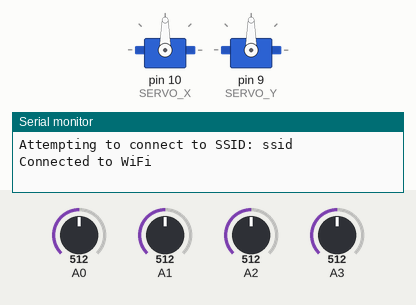
Bench run of a sketch on a simulated Arduino Mega 2560, built with avr-gcc and run on an emulated ATmega2560. Parts: 2 × servo, the last lines printed to the serial monitor. Inputs (shaded band) come from the test bench; at power-on: A0 = 512, A1 = 512, A2 = 512, A3 = 512. WiFi joins after 1.5 s; servers stay silent unless stated.

Above: at 12.7 s.
12.8 s: A0 set to 306
At 14.65 s:
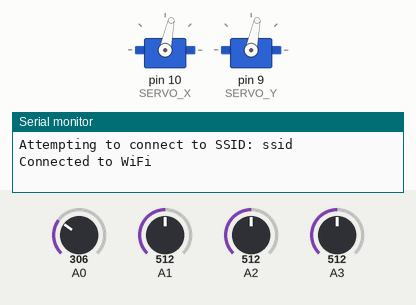
15.8 s: A1 set to 716
At 17.05 s:
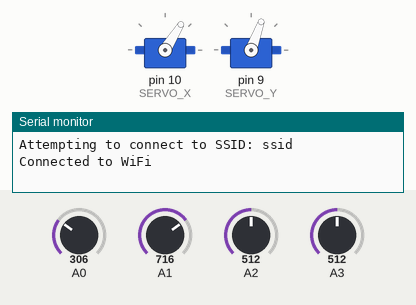
18.8 s: A2 set to 716
At 19.15 s:
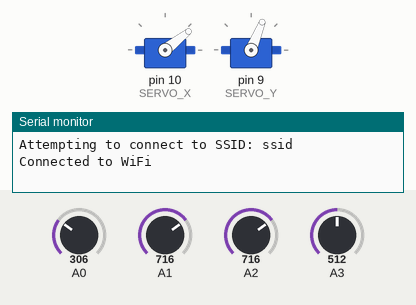
21.8 s: A3 set to 992
24.8 s: A0 set to 992
At 24.8 s:
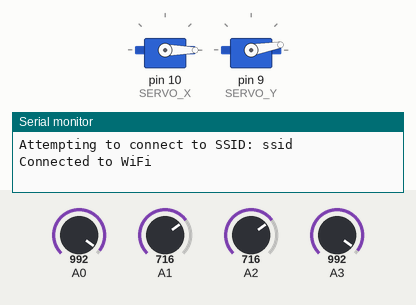
26.3 s: A1 set to 306
At 30.35 s:
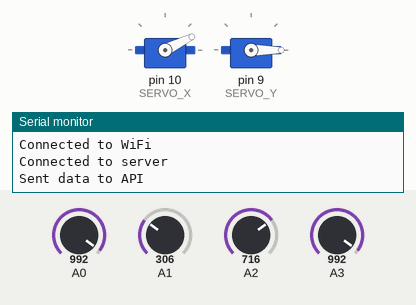
Timing chart, 0 to 34.1 s (numbered marks = the images above; inputs shaded):
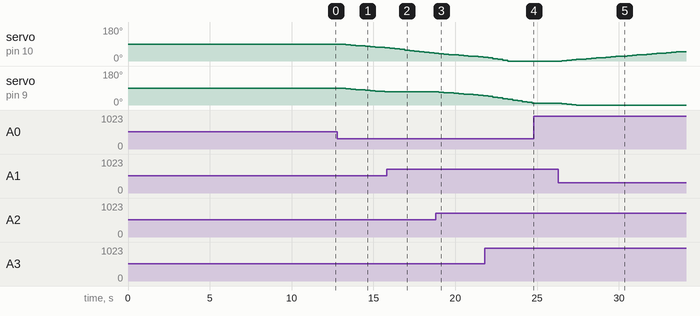

The sketch:

robotkod2.ino
```cpp
#include <Servo.h>

#include <SoftwareSerial.h>
#include "WiFiEsp.h"

SoftwareSerial Serial1(6, 7);

char ssid[] = "ssid";
char pass[] = "lösenord";
int status = WL_IDLE_STATUS;

String apiEndpoint = "/save";
String apiHost = "172.20.10.4";
int apiPort = 5000;

#define SERVO_X 10
#define SERVO_Y 9

Servo xServo;
Servo yServo;

int threshold = 10;

void setup() {
  Serial.begin(115200);
  Serial1.begin(9600);

  WiFi.init(&Serial1);

  while (status != WL_CONNECTED) {
    Serial.print("Attempting to connect to SSID: ");
    Serial.println(ssid);
    status = WiFi.begin(ssid, pass);
    delay(10000);
  }

  Serial.println("Connected to WiFi");

  xServo.attach(SERVO_X);
  yServo.attach(SERVO_Y);
}


WiFiEspClient connectToAPIServer() {
  WiFiEspClient client;

  client.connect(apiHost.c_str(), apiPort);
  Serial.println("Connected to server");

  return client;
}

void makePostRequest(float voltage, float current, WiFiEspClient &client) {
    String postData = "{\"voltage\":" + String(voltage, 2) + ",\"current\":" + String(current, 2) + "}";
    String postRequest = "POST " + apiEndpoint + " HTTP/1.1\r\n";
    postRequest += "Host: " + apiHost + "\r\n";
    postRequest += "Content-Type: application/json\r\n";
    postRequest += "Content-Length: " + String(postData.length()) + "\r\n";
    postRequest += "\r\n";
    postRequest += postData;

    // Send the POST request
    client.print(postRequest);
    Serial.println("Sent data to API");

    client.stop();
}


void printLDR(int pin) {
  float volt = analogRead(pin);
  Serial.println(volt);
}

float getSolarPanelVoltage() {
  int voltageReading = analogRead(4);
  float voltageDivider = (1000 + 1000) / 1000;
  float realVoltage = (voltageReading / 1024.0) * 5.0 * voltageDivider;
  return realVoltage;
}

void followLight() {
  int ldrTopRight = analogRead(0);
  int ldrTopLeft = analogRead(1);
  int ldrBotRight = analogRead(2);
  int ldrBotLeft = analogRead(3);

  int diffInY = (ldrTopRight + ldrTopLeft) - (ldrBotRight + ldrBotLeft);
  int diffInX = (ldrTopRight + ldrBotRight) - (ldrTopLeft + ldrBotLeft);

  if (abs(diffInX) >= threshold) {
    int newXPosition = xServo.read() + map(diffInX, -1023, 1023, -5, 5);
    newXPosition = constrain(newXPosition, 0, 180);
    xServo.write(newXPosition);
  }

  if (abs(diffInY) >= threshold) {
    int newYPosition = yServo.read() + map(diffInY, -1023, 1023, -5, 5);
    newYPosition = constrain(newYPosition, 0, 180);
    yServo.write(newYPosition);
  }
}


void printWifiStatus() {
  Serial.print("SSID: ");
  Serial.println(WiFi.SSID());
  IPAddress ip = WiFi.localIP();
  Serial.print("IP Address: ");
  Serial.println(ip);
}

float readCurrent(float voltage) {
  int sensorValue = analogRead(A5);  // Read the raw ADC value from the ACS712
  float current = abs(voltage - (5.0 / 2.0)) / 0.185;  // Calculate current using the sensitivity of the ACS712
  return current;
}


unsigned long previousMillisFollow = 0;
unsigned long previousMillisPost = 0;

void loop() {
    unsigned long currentMillis = millis();

    // Run followLight every 300 milliseconds
    if (currentMillis - previousMillisFollow >= 300) {
        previousMillisFollow = currentMillis;
        followLight();
    }

    // Run makePostRequest once every ten minutes (600,000 milliseconds)
    if (currentMillis - previousMillisPost >= 30000) {
        previousMillisPost = currentMillis;
        float voltage = getSolarPanelVoltage();
        float current = readCurrent(voltage);
        WiFiEspClient apiClient = connectToAPIServer();
        makePostRequest(voltage, current, apiClient);  // Assuming current is 0.0 for simplicity
    }
}
```

Measured:
- after the input at 12.8 s, servo on pin 10 (SERVO_X), servo on pin 9 (SERVO_Y): moves from 90° to 70° over 2.7 s, starting after 0.20 s
- after the input at 15.8 s, servo on pin 9 (SERVO_Y): stays 70° (without the input it goes to 68° after 0.20 s)
- after the input at 18.8 s, servo on pin 9 (SERVO_Y): moves from 70° to 50° over 2.7 s, starting after 0.20 s
- after the input at 24.8 s, servo on pin 9 (SERVO_Y): stays 10° (without the input it goes to 6° after 0.21 s)
- after the input at 26.3 s, servo on pin 10 (SERVO_X): moves from 0° to 50° over 7.3 s, starting after 0.21 s; servo on pin 9 (SERVO_Y): 10° → 7° after 0.21 s, → 4° 0.30 s later, → 1° 0.30 s later, → 0° 0.30 s later
